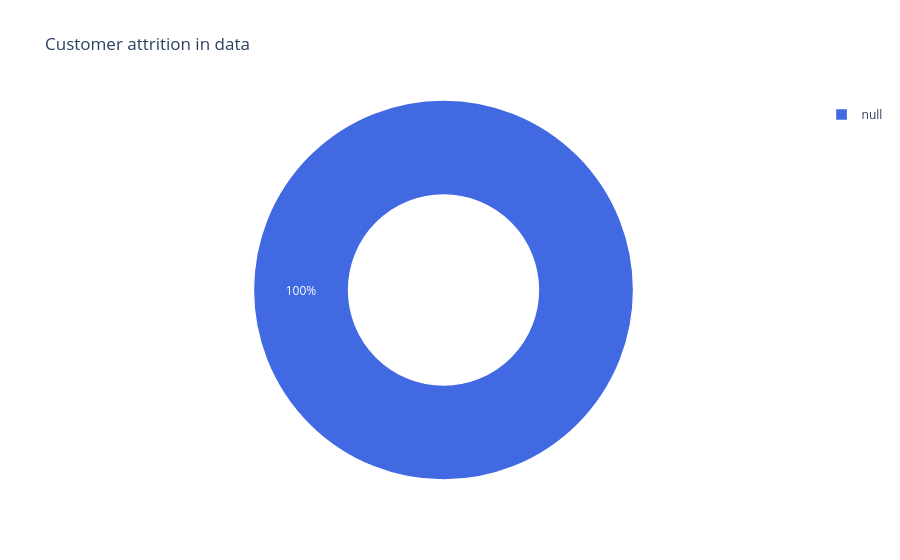

The cell this chart's notebook holds for it:
### Code cell
import plotly.express as px

fig = px.pie(
    df, 
    names=df['Churn'].map({0: 'Not Churn', 1: 'Churn'}),
    title="Customer attrition in data",
    color_discrete_sequence=['royalblue', 'lime'],
    hole=0.5
)
fig.update_traces(marker=dict(line=dict(color='white', width=1.3)), rotation=90)
#得到客戶流失比例! 
fig.show()

### Figure 1 — Plotly figure (JSON) as saved in the notebook; plotly's stock layout.template omitted (floating-point values rounded to 4 significant figures; data arrays with more than 128 entries replaced by an {"elided": "..."} marker saying what was removed)
{"data": [{"domain": {"x": [0, 1], "y": [0, 1]}, "hole": 0.5, "hovertemplate": "label=%{label}<extra></extra>", "labels": {"elided": "7043 null values"}, "legendgroup": "", "marker": {"line": {"color": "white", "width": 1.3}}, "name": "", "rotation": 90, "showlegend": true, "type": "pie"}], "layout": {"legend": {"tracegroupgap": 0}, "piecolorway": ["royalblue", "lime"], "title": {"text": "Customer attrition in data"}}}
